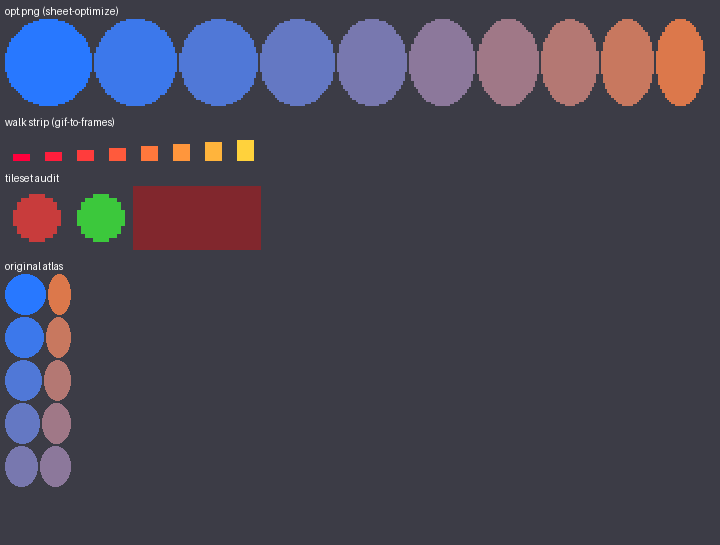
#> input picture samples/batch10_sheet.png, 720 x 545 px
$ python contact_sheet.py ../samples/batch10_sheet.png --out out.png
#> lines starting #> are read from the running program, lines starting #| are printed output that depends on the picture
### lib/gst_read.py
"""Validated asset readers for the kit.

Bad or truncated input raises ``GstInputError`` with a specific message
(for example ``WAV fmt chunk missing`` or ``GLB chunk length exceeds file``).
``install_guards()`` wraps ``json.load`` / ``json.loads``, ``PIL.Image.open``,
``wave.open``, ``xml.etree.ElementTree.parse`` and text-mode ``open`` so tools
that call those libraries directly also raise ``GstInputError`` instead of a
raw decoder exception. ``cli_error.run`` installs the guards.
"""
from __future__ import annotations

import csv
import io
import json
import os
import struct
import wave
import xml.etree.ElementTree as ET

from gst_errors import GstInputError

_GUARDS_INSTALLED = False


# ---------------------------------------------------------------------------
# primitives
# ---------------------------------------------------------------------------

# [36 lines left out: functions open_text, parse_json_bytes, load_json, require_object, not called in this run]


# Stay under the fuzz child's 512 MiB address-space cap for RGBA
# (Pillow's default is ~179e6 pixels, which is over 512 MiB at 4 bytes/pixel).
DEFAULT_MAX_IMAGE_PIXELS = 64_000_000

# Decoder failures we wrap into GstInputError (plus DecompressionBombError by name).
_IMAGE_DECODER_EXC = (OSError, ValueError, SyntaxError, struct.error, EOFError, IndexError, MemoryError)


# [350 lines left out: functions _image_input_error, open_image, parse_xml, _wav_error_message, open_wav, read_wav_frames and 11 more, not called in this run]


# ---------------------------------------------------------------------------
# library guards (installed by cli_error.run)
# ---------------------------------------------------------------------------

def _guard_json():
    _load, _loads = json.load, json.loads

    # [18 lines left out: functions load, loads, not called in this run]

    json.load = load
    json.loads = loads


def _guard_image():
    try:
        from PIL import Image, ImageFile, UnidentifiedImageError
    except ImportError:
        return
    if getattr(Image, "MAX_IMAGE_PIXELS", None) is None or Image.MAX_IMAGE_PIXELS > DEFAULT_MAX_IMAGE_PIXELS:
        Image.MAX_IMAGE_PIXELS = DEFAULT_MAX_IMAGE_PIXELS
    _open = Image.open
    _img_load = ImageFile.ImageFile.load
    _seek = getattr(Image.Image, "seek", None)

    def open_img(*args, **kwargs):
        try:
            return _open(*args, **kwargs)
#> returned value is the input picture: PIL image 720x545 RGB; mean R, G, B 72.1, 69.6, 84.9
        except UnidentifiedImageError as e:
            raise GstInputError("image could not be identified") from e
        except GstInputError:
            raise
        except _IMAGE_DECODER_EXC as e:
            _image_input_error(e)
        except Exception as e:
            if type(e).__name__ == "DecompressionBombError":
                _image_input_error(e)
            raise

    def load_img(self, *args, **kwargs):
        try:
            return _img_load(self, *args, **kwargs)
        except GstInputError:
            raise
        except _IMAGE_DECODER_EXC as e:
            _image_input_error(e)
        except Exception as e:
            if type(e).__name__ == "DecompressionBombError":
                _image_input_error(e)
            raise

    # [14 lines left out: function seek_img, not called in this run]

    Image.open = open_img
    ImageFile.ImageFile.load = load_img
    if _seek is not None:
        Image.Image.seek = seek_img


def _guard_wave():
    _open = wave.open

    # [11 lines left out: function open_w, not called in this run]

    wave.open = open_w


def _guard_et():
    _parse = ET.parse
    _fromstring = ET.fromstring

    # [11 lines left out: functions parse, fromstring, not called in this run]

    ET.parse = parse
    ET.fromstring = fromstring
    # XML is an alias of fromstring in some versions
    if getattr(ET, "XML", None) is _fromstring or getattr(ET, "XML", None) is ET.fromstring:
        ET.XML = fromstring


def _guard_text_open():
    import builtins
    _open = builtins.open

    class _GuardedTextFile:
        def __init__(self, fh):
            self._fh = fh

        def read(self, *a, **k):
            try:
                return self._fh.read(*a, **k)
            except UnicodeDecodeError as e:
                raise GstInputError("file is not valid UTF-8") from e

        def readline(self, *a, **k):
            try:
                return self._fh.readline(*a, **k)
            except UnicodeDecodeError as e:
                raise GstInputError("file is not valid UTF-8") from e

        def readlines(self, *a, **k):
            try:
                return self._fh.readlines(*a, **k)
            except UnicodeDecodeError as e:
                raise GstInputError("file is not valid UTF-8") from e

        def __iter__(self):
            try:
                for line in self._fh:
                    yield line
            except UnicodeDecodeError as e:
                raise GstInputError("file is not valid UTF-8") from e

        def __enter__(self):
            self._fh.__enter__()
            return self

        def __exit__(self, *exc):
            return self._fh.__exit__(*exc)

        def __getattr__(self, name):
            return getattr(self._fh, name)

    def open_guarded(file, mode="r", *args, **kwargs):
        fh = _open(file, mode, *args, **kwargs)
        mode_s = str(mode) if mode is not None else "r"
        if "b" not in mode_s and "r" in mode_s:
            return _GuardedTextFile(fh)
        return fh

    builtins.open = open_guarded


def install_guards():
    """Wrap stdlib / Pillow decoders so they raise GstInputError. Idempotent."""
    global _GUARDS_INSTALLED
    if _GUARDS_INSTALLED:
        return
    _GUARDS_INSTALLED = True
    _guard_json()
    _guard_image()
    _guard_wave()
    _guard_et()
    _guard_text_open()

### lib/cli_error.py
"""One-line error wrapper for tool entry points.

Tools must exit 0, 1 or 2 and must not print a Python traceback. Wrap the
`main` function:

    if __name__ == "__main__":
        sys.path.insert(0, os.path.join(os.path.dirname(os.path.abspath(__file__)), "..", "lib"))
        import cli_error
        sys.exit(cli_error.run(main))

`run` catches every Exception (not SystemExit or KeyboardInterrupt), prints a
single line (`TypeName: first line of the message`, truncated) to stderr, and
returns 1. argparse usage errors still exit 2.

GST_DEBUG=1 re-raises the exception so the full traceback is visible (used by
the fuzz classifier and by developers). GstInputError from shared readers is a
validated input failure, not a generic-wrapper hit.
"""
from __future__ import annotations

import os, sys

LIMIT = 240


def debug_enabled() -> bool:
    v = os.environ.get("GST_DEBUG", "")
    return v not in ("", "0", "false", "False", "no", "NO")


# [16 lines left out: functions format_error, _is_input_error, not called in this run]


def run(main, argv=None) -> int:
    try:
        from gst_read import install_guards
        install_guards()
    except ImportError:
        pass
    try:
        rc = main() if argv is None else main(argv)
        if rc is None:
            return 0
        if isinstance(rc, int):
            return rc
        print(rc, file=sys.stderr)
        return 1
    except SystemExit as e:
        if e.code is None:
            return 0
        if isinstance(e.code, int):
            return e.code
        print(e.code, file=sys.stderr)
        return 1
    except KeyboardInterrupt:
        print("KeyboardInterrupt", file=sys.stderr)
        return 130
    except Exception as e:
        if debug_enabled():
            raise
        print(format_error(e), file=sys.stderr)
        # 1 = validated input error or generic wrapper; callers inspect the type
        # name on stderr. GstInputError is printed as "GstInputError: ...".
        return 1

### contact-sheet/contact_sheet.py
#!/usr/bin/env python3
"""contact-sheet: pack a folder of images into a labelled contact sheet PNG (fixed cell size, optional captions
from file stems, columns, padding and background). Images are fitted with nearest-neighbour (pixel art) or bilinear
scaling, never cropped except by --crop-empty transparent edges. The input files are never overwritten.
"""
import argparse, os, sys

from PIL import Image, ImageDraw, ImageFont


EXTS = {".png", ".jpg", ".jpeg", ".gif", ".webp", ".bmp", ".tga"}


def collect(paths):
    out = []
    for p in paths:
        if os.path.isdir(p):
            out.extend(sorted(os.path.join(p, f) for f in os.listdir(p) if os.path.splitext(f)[1].lower() in EXTS))
        elif os.path.splitext(p)[1].lower() in EXTS:
            out.append(p)
        else:
            raise SystemExit(f"not an image or folder: {p}")
    return out


def crop_empty(im):
    a = im.convert("RGBA")
    bbox = a.getbbox()
    return a.crop(bbox) if bbox else a


def fit(im, cell, nearest):
#> called with cell = (128, 128), nearest = True
    im = im.convert("RGBA")
    if im.width == 0 or im.height == 0: return Image.new("RGBA", cell, (0, 0, 0, 0))
    scale = min(cell[0] / im.width, cell[1] / im.height, 1) if False else min(cell[0] / im.width, cell[1] / im.height)
#> scale = 0.178
    if scale <= 0: return Image.new("RGBA", cell, (0, 0, 0, 0))
    w, h = max(1, int(round(im.width * scale))), max(1, int(round(im.height * scale)))
#> w = 128; h = 97
    resample = Image.Resampling.NEAREST if nearest else Image.Resampling.BILINEAR
    return im.resize((w, h), resample)
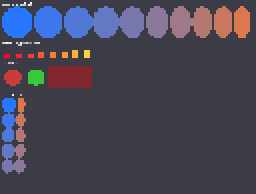
#> returned value: PIL image 128x97 RGBA (shown 2 times larger); mean R, G, B, A 72.1, 69.7, 85.2, 255


def parse_color(s):
    bg = s.lstrip("#")
    if len(bg) == 6: bg += "ff"
    return tuple(int(bg[i:i + 2], 16) for i in (0, 2, 4, 6))


def main(argv=None):
    ap = argparse.ArgumentParser(description="Build a labelled contact sheet from a folder of images.")
    ap.add_argument("inputs", nargs="+")
    ap.add_argument("-o", "--out", required=True)
    ap.add_argument("--cell", default="128x128", help="cell size WxH")
    ap.add_argument("--columns", type=int)
    ap.add_argument("--pad", type=int, default=8)
    ap.add_argument("--caption-h", type=int, default=14)
    ap.add_argument("--no-captions", action="store_true")
    ap.add_argument("--bg", default="#202020")
    ap.add_argument("--bilinear", action="store_true")
    ap.add_argument("--crop-empty", action="store_true")
    ap.add_argument("--in-place", action="store_true", help="allow overwriting the input")
    a = ap.parse_args(argv)
    if os.path.abspath(a.out) in {os.path.abspath(p) for p in a.inputs}:
        sys.exit("refusing to overwrite an input; pick a different -o or pass --in-place")
    try:
        cw, ch = (int(x) for x in a.cell.lower().split("x"))
    except Exception:
        sys.exit("--cell must be WxH")
    files = collect(a.inputs)
    if not files: sys.exit("no images found")
    cap_h = 0 if a.no_captions else max(0, a.caption_h)
    cols = a.columns or max(1, int(len(files) ** 0.5 + 0.99))
    rows = -(-len(files) // cols)
    pad = max(0, a.pad)
    W = cols * cw + (cols + 1) * pad
    H = rows * (ch + cap_h) + (rows + 1) * pad
    sheet = Image.new("RGBA", (W, H), parse_color(a.bg))
    draw = ImageDraw.Draw(sheet)
    font = ImageFont.load_default()
    for i, path in enumerate(files):
        r, c = divmod(i, cols) if False else (i // cols, i % cols)
        im = Image.open(path)
        if getattr(im, "is_animated", False):
            im.seek(0)
        im = im.convert("RGBA")
        if a.crop_empty: im = crop_empty(im)
        fitted = fit(im, (cw, ch), nearest=not a.bilinear)
        x = pad + c * (cw + pad)
        y = pad + r * (ch + cap_h + pad)
        ox, oy = x + (cw - fitted.width) // 2, y + (ch - fitted.height) // 2
#> ox = 8; oy = 23
        sheet.paste(fitted, (ox, oy), fitted)
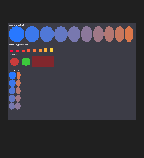
#> sheet: PIL image 144x158 RGBA; mean R, G, B, A 53.9, 52.6, 61, 255
        if cap_h:
            label = os.path.splitext(os.path.basename(path))[0]
            # clip long names
            while label and font.getlength(label) > cw and hasattr(font, "getlength"):
                label = label[:-1]
            if label:
                draw.text((x, y + ch + 1), label, fill=(240, 240, 240, 255), font=font)
    os.makedirs(os.path.dirname(os.path.abspath(a.out)) or ".", exist_ok=True)
    sheet.save(a.out)
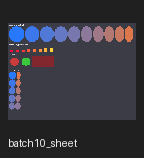
#> saved as out.png: PIL image 144x158 RGBA; mean R, G, B, A 55.3, 54, 62.5, 255
    print(f"{len(files)} image(s), {cols}x{rows} cells, {W}x{H} -> {a.out}")
    return 0


if __name__ == "__main__":
    sys.path.insert(0, os.path.join(os.path.dirname(os.path.abspath(__file__)), "..", "lib"))
    import cli_error
    sys.exit(cli_error.run(main))
#> (the program exits here)

$ run again, on samples/batch12_sheet.png
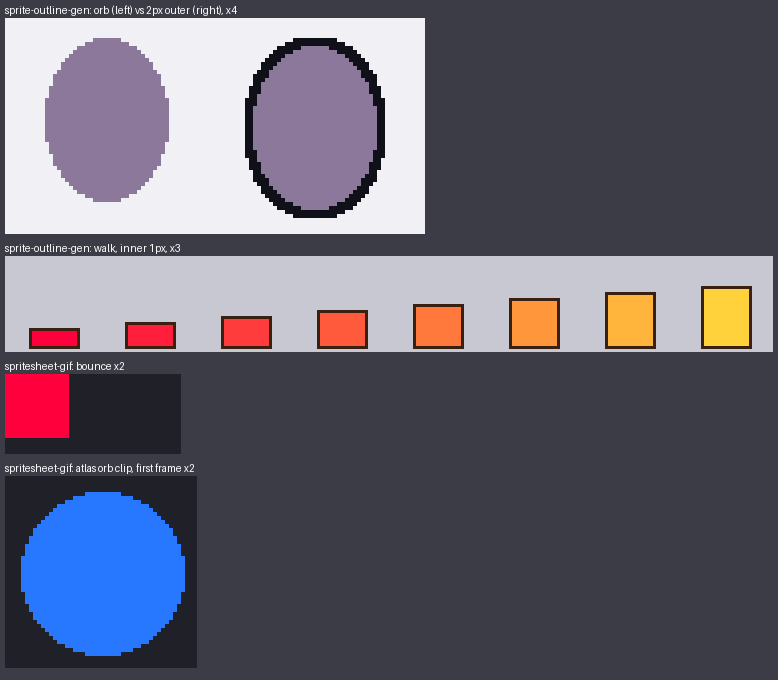
#> input picture samples/batch12_sheet.png, 778 x 680 px
#> in open_img, returned value is the input picture: PIL image 778x680 RGB; mean R, G, B 102.4, 99.2, 113.2
#> in fit, `return im.resize((w, h), resample)`:
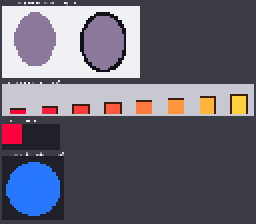
#> returned value: PIL image 128x112 RGBA (shown 2 times larger); mean R, G, B, A 102.4, 99.6, 113.7, 255
#> in main, `sheet.save(a.out)`:
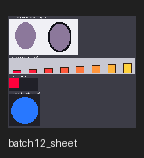
#> saved as out.png: PIL image 144x158 RGBA; mean R, G, B, A 77.8, 76, 84.9, 255

$ run again, on samples/batch45_sheet.png
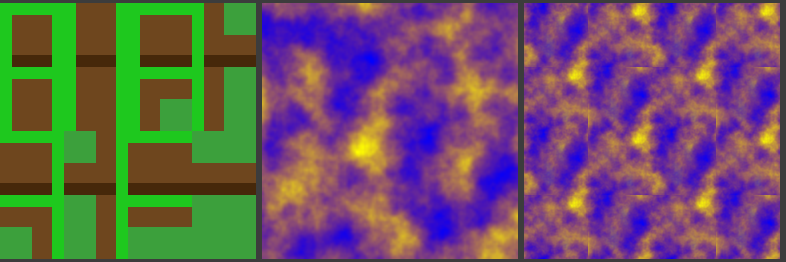
#> input picture samples/batch45_sheet.png, 786 x 262 px
#> in open_img, returned value is the input picture: PIL image 786x262 RGBA; mean R, G, B, A 104.9, 85.2, 97, 255
#> in main, `sheet.paste(fitted, (ox, oy), fitted)`:
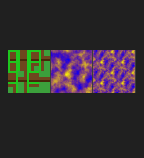
#> sheet: PIL image 144x158 RGBA; mean R, G, B, A 49.8, 45.2, 48, 255
#> in main, `sheet.save(a.out)`:
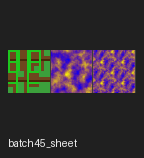
#> saved as out.png: PIL image 144x158 RGBA; mean R, G, B, A 51.2, 46.6, 49.4, 255
